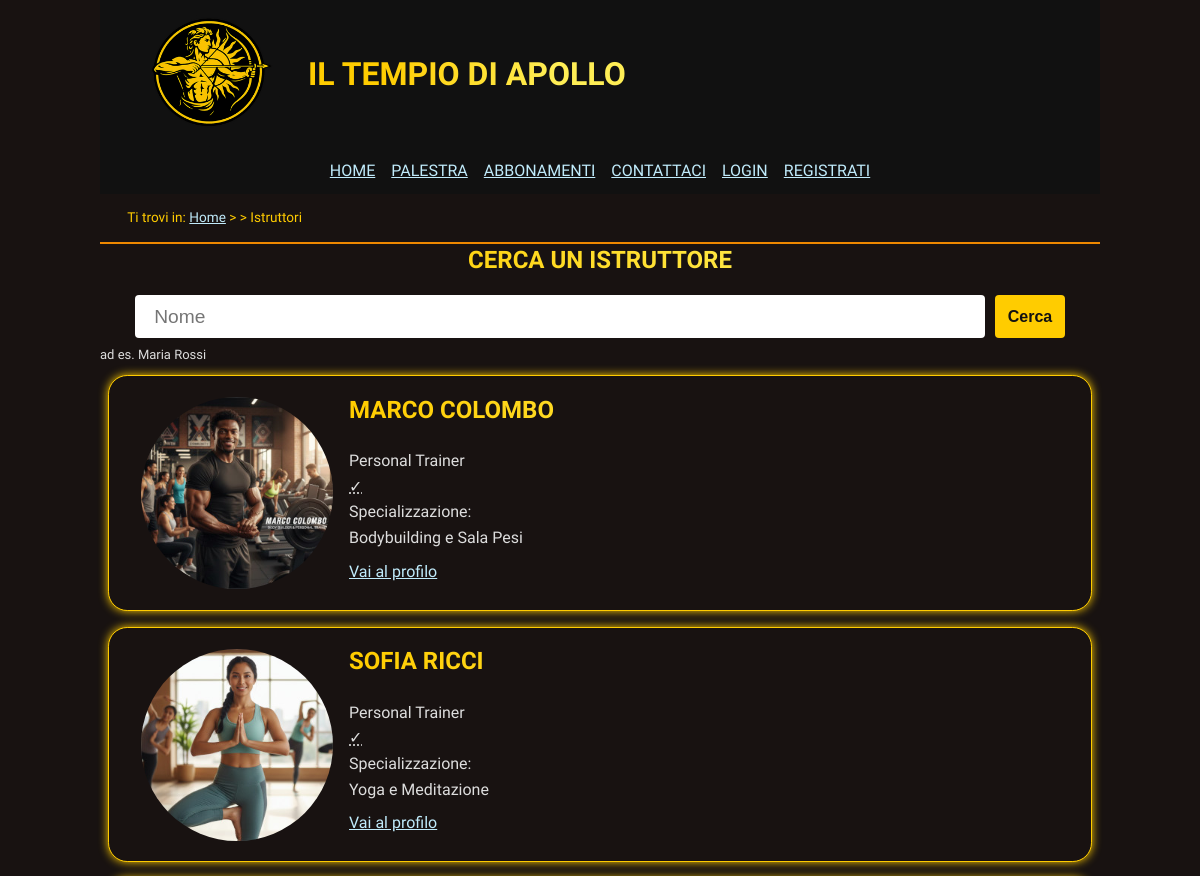
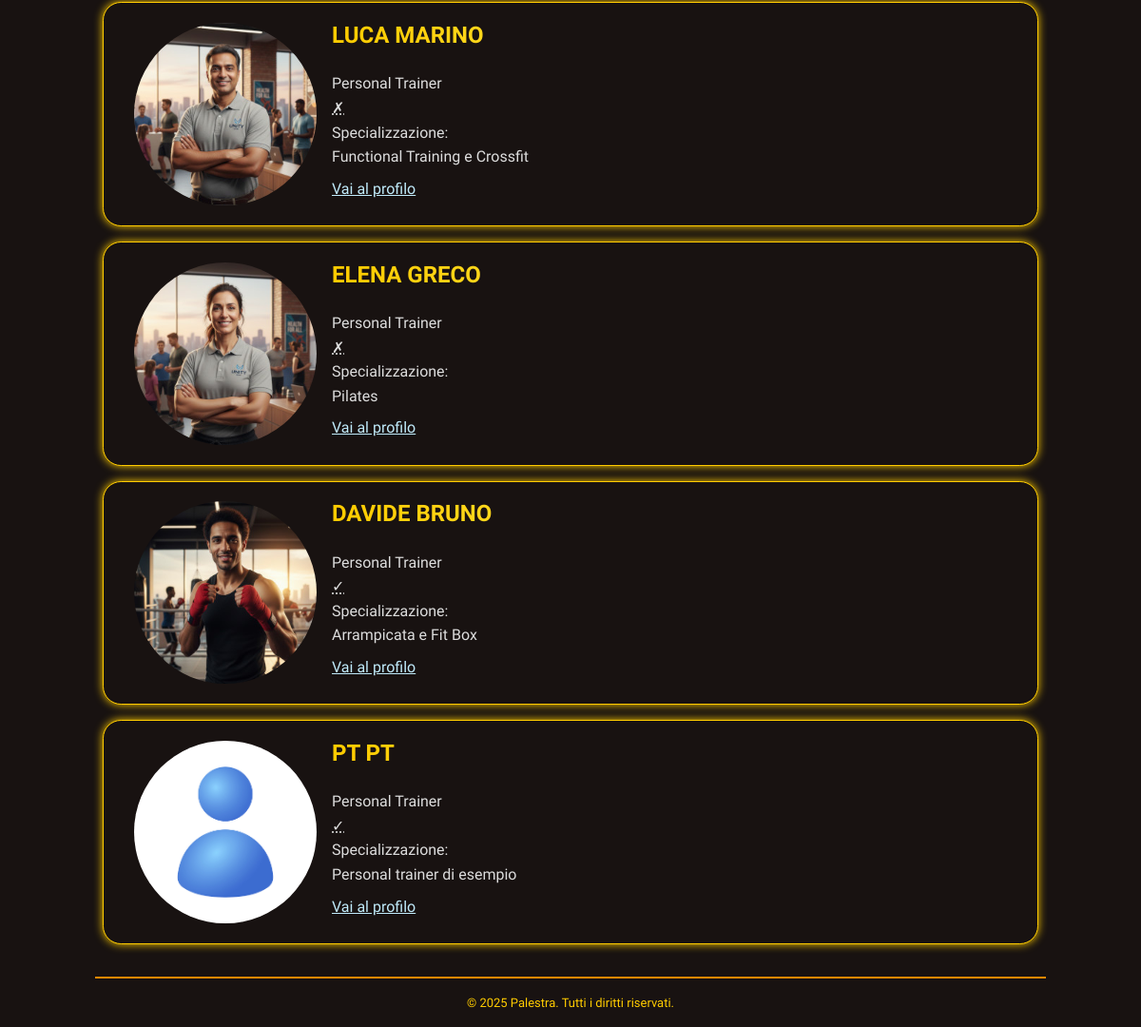
/html/cerca-istruttore.php, run on the app's committed database (2 pictures, top to bottom).
### tables this page shows
CREATE TABLE Utente (
    id_utente SERIAL PRIMARY KEY,
    nome VARCHAR(100) NOT NULL,
    cognome VARCHAR(100) NOT NULL,
    email VARCHAR(100) UNIQUE NOT NULL,
    password_hash CHAR(60) NOT NULL 
);

CREATE TABLE Istruttore (
    id_utente BIGINT UNSIGNED PRIMARY KEY REFERENCES Utente(id_utente) ON DELETE CASCADE,
    specializzazione VARCHAR(100),
    qualifica VARCHAR(100),
    telefono VARCHAR(20),
    presentazione VARCHAR(255)
);

CREATE TABLE Personal_Trainer (
    id_istruttore BIGINT UNSIGNED PRIMARY KEY REFERENCES Istruttore(id_utente) ON DELETE CASCADE
);

### html/cerca-istruttore.php (the view, shortened to what this page needs)
<?php
include "../internal/db_connection.php";
include "../internal/header.php";
$internal = __DIR__ . "/../internal/cerca-istruttore/";
$top = file_get_contents($internal . "top.html");
$templateResult = file_get_contents($internal . "stack.html");
$bottom = file_get_contents($internal . "bottom.html");
$nome = '';
$top = str_replace("[Valore Ricerca]", htmlspecialchars($nome), $top);
echo renderFromHtml($top);
$query = "SELECT *
    FROM Utente
    JOIN Istruttore ON Utente.id_utente = Istruttore.id_utente
    LEFT JOIN Personal_Trainer ON Utente.id_utente = Personal_Trainer.id_istruttore
    WHERE nome LIKE ?";
$stmt = $conn->prepare($query);
$param = "%" . $nome . "%";
$stmt->bind_param("s", $param);
$stmt->execute();
$result = $stmt->get_result();
while ($row = $result->fetch_array(MYSQLI_ASSOC)) {
    $output = $templateResult;
    $imageFile = $row['id_utente'];
    if (!file_exists("immagini/istruttori/" . $imageFile . ".jpg")) {
        $imageFile = "default";
    }
    $isPt = $row['id_istruttore'] == null
        ? '<abbr title="no" aria-hidden="true">&cross;</abbr><span class="hidden">no</span>'
        : '<abbr title="si" aria-hidden="true">&check;</abbr><span class="hidden">si</span>';
    $output = str_replace("[Nome Istruttore]", $row['nome'] . ' ' . $row['cognome'], $output);
    $output = str_replace("[È PT]", $isPt, $output);
    $output = str_replace("[Specializzazione Istruttore]", $row['specializzazione'], $output);
    $output = str_replace("[Immagine Profilo]", $imageFile, $output);
    $output = str_replace("[ID Istruttore]", $row['id_utente'], $output);
    echo $output;
}
echo $bottom;

### html/css/style.css (style rules this page uses)
* { padding: 0; margin: 0; }
:root { --mainColorLight: #fe5; --mainColor: #fc0; --mainColorDark: #e80; --textColor: #ddd; --urlColor: #c0ebfb; --visitedUrlColor: #965cfd; --mainBackgroundColorDark: #111; --mainBackgroundColor: #181211; --mainBackgroundColorLight: #332; --headerGradient: linear-gradient(to right, var(--mainColor) 25%, var(--mainColorLight) 75%); }
html, body { font-size: 100%; font-family: "Lexend", "Roboto", sans-serif; line-height: 1.6em; }
body { color: var(--textColor); background-color: var(--mainBackgroundColor); max-width: 1000px; margin: auto; }
a:link { text-decoration: underline; color: var(--urlColor); }
a:link:has(.logo) { text-decoration: none; width: fit-content; display: inline; }
h1, h2, h3, h4, h5, h6 { font-weight: bold; background: var(--headerGradient); background-clip: text; color: transparent; -webkit-background-clip: text; -webkit-text-fill-color: transparent; text-shadow: none; }
h1, h2, h3 { text-align: center; text-transform: uppercase; padding: 0.2em 0.5em; }
strong { font-weight: normal; }
header { background-color: var(--mainBackgroundColorDark); }
footer { margin-top: 2em; padding: 1em; font-size: small; color: var(--mainColor); border-top: 2px solid var(--mainColorDark); text-align: center; }
header.intestazione { display: flex; flex-wrap: wrap; align-items: center; top: 0; position: sticky; z-index: 999; padding: 0.5em 2em; text-transform: uppercase; }
.intestazione .logo { width: 156px; box-sizing: border-box; display: inline; vertical-align: middle; padding: .2em .5em; }
.intestazione h1 { display: inline; width: fit-content; flex: 1 1 auto; }
#menu { display: flex; justify-content: space-around; margin: 0 auto; }
#menu ul { display: flex; flex-wrap: wrap; list-style: none; }
#menu li { margin: .2em .5em; }
#breadcrumb { color: var(--mainColor); padding: 0.8em 2em; font-size: 0.85em; border-bottom: 2px solid var(--mainColorDark); }
#breadcrumb>ol::before { content: "Ti trovi in: "; margin-right: .25em; }
#breadcrumb>ol { list-style: none; align-items: baseline; display: flex; }
#breadcrumb>ol>li+li::before { content: "> >"/ ""; margin-right: .25em; }
#breadcrumb>ol>li::after { content: ""; margin-right: .25em; }
.light-topic { border: 1px solid var(--mainColor); box-shadow: 0 0 10px var(--mainColor); background-color: var(--mainBackgroundColor); border-radius: 1.2em; margin: 0.5em; padding: 0.3em 1em; }
:root { --reviewImageSize: 10em; }
:root { --apollo-gradient: linear-gradient(135deg, #ffcc00 0%, #ff6a00 100%); --fire-gradient: linear-gradient(135deg, #ff4e50 0%, #f9d423 100%); --gold: #ffcc00; --orange: #ff6a00; --glow-gold: 0 0 20px rgba(255, 204, 0, 0.3); --shadow-card: 0 10px 30px rgba(0, 0, 0, 0.8); --radius: 12px; }
h2 { margin-top: 0.5em; margin-bottom: 0.5em; }
form { display: flex; flex-direction: column; gap: 1rem; }
input, textarea { padding: 0.6rem; font-size: 1rem; border-radius: 4px; border: none; }
.btn-invia { margin-top: 1rem; padding: 0.8rem; font-size: 1rem; font-weight: bold; background-color: var(--mainColor); color: var(--mainBackgroundColorDark); border: none; border-radius: 4px; cursor: pointer; align-self: flex-start; }
.dati-pt dt:not(:first-child)::after, .dati-risultato-short dt:not(:first-child)::after { content: ":"; }
.dati-risultato-short { padding: 0.5em; }
.img-pt-small { float: left; width: 15%; min-width: 192px; margin: 1em; border-radius: 50%; }
.dati-risultato-short dt, .presentazione-pt h2 { text-align: left; }
.barra-ricerca { padding: 0.2em 1em; margin-right: 1%; width: 85%; font-size: 1.2em; box-sizing: border-box; overflow: hidden; }
#form-ricerca-istruttore { gap: 0; }
#form-ricerca-istruttore div { margin: 1em 0 0.2em; justify-content: center; display: flex; }
#form-ricerca-istruttore button { margin-top: 0; }
.ricerca-esempio { font-size: small; display: block; }
ul#risultati-ricerca { list-style: none; display: flex; flex-direction: column; }
#risultati-ricerca h2 { text-align: left; }

### data on the page
utente: nome+cognome (picture), output "Personal Trainer Specializzazione Bodybuilding e Sala Pesi Vai al profilo"
utente: nome+cognome (picture), output "Personal Trainer Specializzazione Yoga e Meditazione Vai al profilo"
istruttore: output "Personal Trainer Specializzazione Functional Training e Crossfit Vai al profilo"
istruttore: output "Personal Trainer Specializzazione Pilates Vai al profilo"
utente: nome+cognome (picture), output "Personal Trainer Specializzazione Arrampicata e Fit Box Vai al profilo"
utente: nome+cognome (placeholder picture), output "Personal Trainer Specializzazione Personal trainer di esempio Vai al profilo"

### other printed values
$bottom "© 2025 Palestra. Tutti i diritti riservati."
